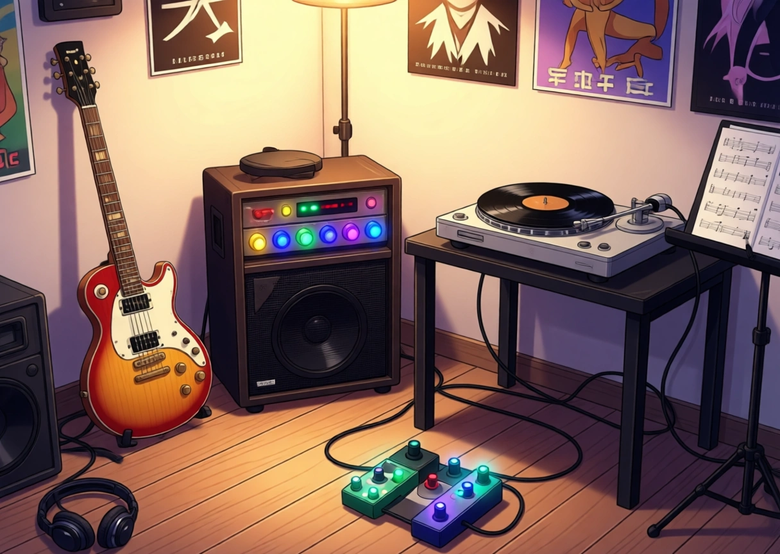
#> input picture src/SpotDiff/img/levels/algram/base.png, 780 x 554 px
$ python generate_diffs.py
#> lines starting #> are read from the running program, lines starting #| are printed output that depends on the picture
#!/usr/bin/env python3
"""
Generate diff images from base images by applying 5 visible modifications per level.

Modifications include: color shifts, object removal (fill with nearby color),
adding shapes, changing brightness in regions, etc.

Usage: ~/miniconda3/bin/python3 generate_diffs.py

This also outputs the exact normalized coordinates for each diff region,
which should be pasted into levels/index.ts.
"""

import os
import sys
import json

try:
    from PIL import Image, ImageDraw, ImageFilter
except ImportError:
    sys.exit("PIL not found. Use: ~/miniconda3/bin/python3 generate_diffs.py")

SCRIPT_DIR = os.path.dirname(os.path.abspath(__file__))
IMG_DIR = os.path.join(SCRIPT_DIR, "src", "SpotDiff", "img", "levels")

# Each level: list of 5 modifications
# Each mod: (norm_cx, norm_cy, norm_r, type, params, label_zh, label_en)
# Types: "hue_shift", "brighten", "darken", "add_circle", "add_rect", "remove"

LEVEL_MODS = {
    "algram": [
        (0.08, 0.45, 0.055, "hue_shift", {"shift": 80}, "吉他颜色", "Guitar color"),
        (0.35, 0.35, 0.050, "brighten", {"factor": 1.8}, "音箱指示灯", "Amp indicator"),
        (0.72, 0.28, 0.055, "hue_shift", {"shift": 120}, "唱片封面", "Vinyl cover"),
        (0.40, 0.85, 0.050, "darken", {"factor": 0.3}, "踏板灯", "Pedal light"),
        (0.88, 0.35, 0.045, "add_circle", {"color": (200, 50, 50)}, "谱架标记", "Sheet mark"),
    ],
    "jenny": [
        (0.28, 0.35, 0.055, "hue_shift", {"shift": 90}, "屏幕代码", "Screen code"),
        (0.38, 0.72, 0.050, "hue_shift", {"shift": 60}, "咖啡杯", "Coffee mug"),
        (0.35, 0.12, 0.050, "brighten", {"factor": 2.0}, "便签颜色", "Sticky note"),
        (0.50, 0.75, 0.050, "add_circle", {"color": (50, 200, 50)}, "键盘灯", "Keyboard LED"),
        (0.78, 0.55, 0.050, "hue_shift", {"shift": 100}, "猫咪颜色", "Cat color"),
    ],
    "jmf": [
        (0.20, 0.35, 0.055, "hue_shift", {"shift": 100}, "终端文字", "Terminal text"),
        (0.82, 0.40, 0.050, "brighten", {"factor": 2.5}, "服务器灯", "Server LED"),
        (0.50, 0.25, 0.050, "add_rect", {"color": (0, 255, 0)}, "屏幕图标", "Screen icon"),
        (0.45, 0.85, 0.050, "hue_shift", {"shift": 150}, "线缆颜色", "Cable color"),
        (0.70, 0.80, 0.050, "darken", {"factor": 0.2}, "能量饮料", "Energy drink"),
    ],
    "ghostpixel": [
        (0.18, 0.25, 0.055, "hue_shift", {"shift": 70}, "浮空书本", "Floating book"),
        (0.50, 0.45, 0.050, "brighten", {"factor": 2.5}, "传送门光芒", "Portal glow"),
        (0.65, 0.30, 0.050, "hue_shift", {"shift": 130}, "幽灵颜色", "Ghost color"),
        (0.12, 0.45, 0.055, "add_circle", {"color": (150, 100, 255)}, "镜中光点", "Mirror light"),
        (0.45, 0.90, 0.050, "darken", {"factor": 0.3}, "地毯花纹", "Rug pattern"),
    ],
    "isaya": [
        (0.18, 0.50, 0.055, "hue_shift", {"shift": 80}, "画板颜料", "Canvas paint"),
        (0.52, 0.30, 0.050, "hue_shift", {"shift": 100}, "黑猫颜色", "Cat color"),
        (0.58, 0.45, 0.050, "brighten", {"factor": 1.8}, "耳机颜色", "Headphone color"),
        (0.22, 0.85, 0.050, "add_circle", {"color": (255, 200, 50)}, "颜料色块", "Paint spot"),
        (0.82, 0.70, 0.045, "darken", {"factor": 0.3}, "床上物品", "Bed item"),
    ],
    "isabel": [
        (0.20, 0.65, 0.055, "hue_shift", {"shift": 90}, "玫瑰花色", "Rose color"),
        (0.48, 0.30, 0.050, "brighten", {"factor": 1.8}, "镜中倒影", "Mirror reflection"),
        (0.75, 0.45, 0.050, "hue_shift", {"shift": 120}, "百合花色", "Lily color"),
        (0.42, 0.60, 0.050, "add_circle", {"color": (255, 150, 200)}, "珠宝盒", "Jewelry box"),
        (0.70, 0.70, 0.045, "darken", {"factor": 0.3}, "香水瓶", "Perfume bottle"),
    ],
}


def apply_hue_shift(img, cx, cy, radius, shift):
    """Shift hue in a circular region."""
    w, h = img.size
    px_cx, px_cy = int(cx * w), int(cy * h)
    px_r = int(radius * max(w, h))

    hsv = img.convert("HSV")
    pixels = hsv.load()

    for y in range(max(0, px_cy - px_r), min(h, px_cy + px_r)):
        for x in range(max(0, px_cx - px_r), min(w, px_cx + px_r)):
            dx, dy = x - px_cx, y - px_cy
            if dx * dx + dy * dy <= px_r * px_r:
                hh, s, v = pixels[x, y]
                pixels[x, y] = ((hh + shift) % 256, s, v)

    return hsv.convert("RGB")


def apply_brighten(img, cx, cy, radius, factor):
    """Brighten or darken a circular region."""
    w, h = img.size
    px_cx, px_cy = int(cx * w), int(cy * h)
    px_r = int(radius * max(w, h))

    pixels = img.load()
    for y in range(max(0, px_cy - px_r), min(h, px_cy + px_r)):
        for x in range(max(0, px_cx - px_r), min(w, px_cx + px_r)):
            dx, dy = x - px_cx, y - px_cy
            if dx * dx + dy * dy <= px_r * px_r:
                r, g, b = pixels[x, y][:3]
                pixels[x, y] = (
                    min(255, int(r * factor)),
                    min(255, int(g * factor)),
                    min(255, int(b * factor)),
                )
    return img


def apply_add_shape(img, cx, cy, radius, color, shape="circle"):
    """Add a colored shape."""
    w, h = img.size
    px_cx, px_cy = int(cx * w), int(cy * h)
    px_r = int(radius * max(w, h))

    draw = ImageDraw.Draw(img)
    if shape == "circle":
        draw.ellipse(
            [px_cx - px_r // 2, px_cy - px_r // 2, px_cx + px_r // 2, px_cy + px_r // 2],
            fill=color,
        )
    else:
        draw.rectangle(
            [px_cx - px_r // 2, px_cy - px_r // 3, px_cx + px_r // 2, px_cy + px_r // 3],
            fill=color,
        )
    return img


def process_level(level_id, mods):
#> called with level_id = 'algram'
    base_path = os.path.join(IMG_DIR, level_id, "base.png")
    diff_path = os.path.join(IMG_DIR, level_id, "diff.png")

    if not os.path.exists(base_path):
        print(f"  ⏭ Skipping {level_id} — no base.png")
        return None

    img = Image.open(base_path).convert("RGB")
#> img is the input picture: PIL image 780x554 RGB; mean R, G, B 131.2, 103.3, 94.1
    print(f"\n  Processing {level_id} ({img.size[0]}×{img.size[1]})")
#|   Processing algram (780×554)

    diffs = []
    for i, (cx, cy, r, mod_type, params, label_zh, label_en) in enumerate(mods):
        diff_id = f"{level_id[0]}{i+1}"
        print(f"    [{diff_id}] {mod_type} at ({cx:.2f}, {cy:.2f}) — {label_en}")

        if mod_type == "hue_shift":
            img = apply_hue_shift(img, cx, cy, r, params["shift"])
        elif mod_type == "brighten":
            img = apply_brighten(img, cx, cy, r, params["factor"])
        elif mod_type == "darken":
            img = apply_brighten(img, cx, cy, r, params["factor"])
        elif mod_type == "add_circle":
            img = apply_add_shape(img, cx, cy, r, params["color"], "circle")
        elif mod_type == "add_rect":
            img = apply_add_shape(img, cx, cy, r, params["color"], "rect")

        diffs.append({
            "id": diff_id,
            "cx": cx,
            "cy": cy,
            "r": r,
            "label_zh": label_zh,
            "label_en": label_en,
        })
#> this loop made 5 passes
#> pass 2, in process_level, `img = apply_brighten(img, cx, cy, r, params["factor"])`:
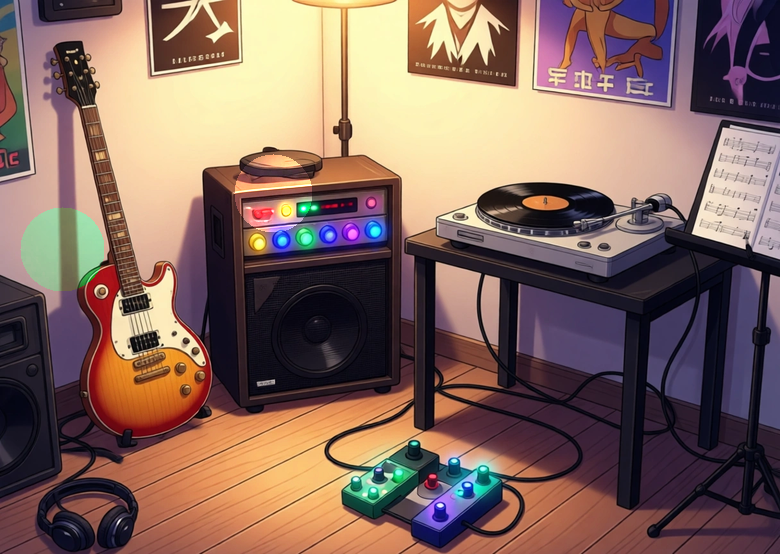
#> img: PIL image 780x554 RGB; mean R, G, B 131.4, 104, 94.8
#> after the loop:
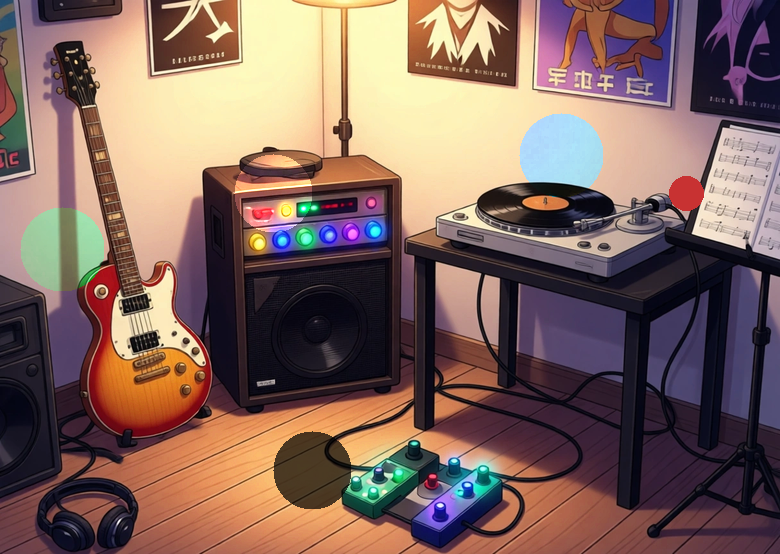
#> img: PIL image 780x554 RGB; mean R, G, B 128.8, 102.3, 94.8
#> after the loop, diffs = 5 items

    img.save(diff_path, "PNG")
    size_kb = os.path.getsize(diff_path) // 1024
    print(f"  ✓ Saved diff.png ({size_kb} KB)")

    return diffs


def main():
    print("Generating diff images from base images…")

    all_coords = {}
    for level_id, mods in LEVEL_MODS.items():
        result = process_level(level_id, mods)
#> result = 5 items
        if result:
            all_coords[level_id] = result

    # Output coordinate data for levels/index.ts
    print(f"\n{'='*60}")
    print("Diff coordinates for levels/index.ts:")
    print(f"{'='*60}")
    for level_id, diffs in all_coords.items():
        print(f"\n// {level_id}")
        print("differences: [")
        for d in diffs:
            print(f"  {{ id: '{d['id']}', cx: {d['cx']}, cy: {d['cy']}, r: {d['r']}, "
                  f"label_zh: '{d['label_zh']}', label_en: '{d['label_en']}' }},")
        print("],")
#> this loop made 6 passes
#> level_id on passes 1 to 6: 'algram', 'jenny', 'jmf', 'ghostpixel', 'isaya', 'isabel'
#> (printed output is left out)

    print(f"\n✓ Done: {len(all_coords)} diff images generated")
#| ✓ Done: 6 diff images generated


if __name__ == "__main__":
    main()
